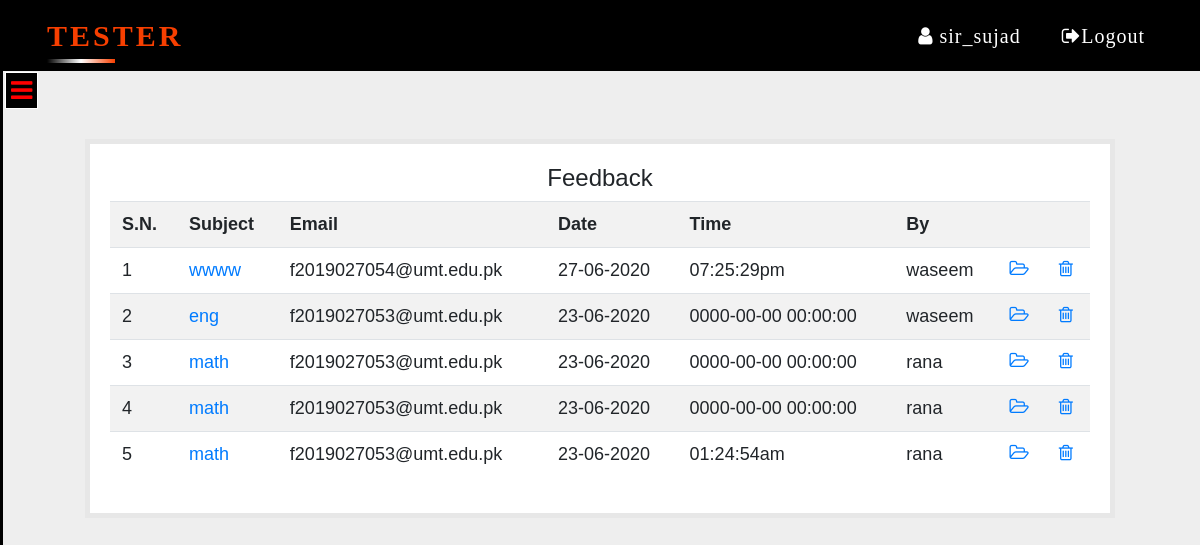
The app's page /dash1.php?q=3 (signed in) with its own data.
### tables this page shows
CREATE TABLE `feedback` (
  `id` text NOT NULL,
  `name` varchar(50) NOT NULL,
  `email` varchar(50) NOT NULL,
  `subject` varchar(500) NOT NULL,
  `feedback` varchar(500) NOT NULL,
  `date` date NOT NULL,
  `time` varchar(225) NOT NULL
);

### dash1.php (the view, shortened to what this page needs)
 <?php include 'link.php'?>
 <?php
 include_once 'dbConnection.php';
?>
<!DOCTYPE html>
<html>
<head>
	 <link rel="stylesheet" type="text/css" href="css/style.css">>
</head>
<body>
     <nav class="navbar navbar-expand-lg navbar-light bg-light fixed-top"  style="background-color: black !important">
        <div class="container">
        <div class="line">
  <a class="navbar-brand" href="#">
     <span></span>
    <span></span>  TESTER</a></div>
  <div class="collapse navbar-collapse" id="navbarSupportedContent">
    <ul class="navbar-nav ml-lg-auto">
      <li class="nav-item active">
        <a class="nav-link" href="#"><i class="fa fa-user" aria-hidden="true"></i>&nbsp;<span style="margin-right: 15px"><?php echo $_SESSION['name'];  ?> </span> </a>
      </li>
      <li class="nav-item">
        <a class="nav-link" href="logout.php?q=home.php">&nbsp;<i class="fa fa-sign-out" aria-hidden="true"></i>Logout</a>
      </li>
    </ul>
  </div></div>
</nav>
  <div id="first">
	<div class="sideopen fixed"  >
		<a href="#" onclick="openSlideMenu();" ><i class="fa fa-bars" aria-hidden="true"></i></a>
	 </div>
	<div class="nav sidenave" id="close">
		<a href="#" onclick="closeSlideMenu();"><i class="fa fa-times" aria-hidden="true"></i></a>
		<ul class="homicon"><br>
		</ul>
	 </div></div>
   <div class="container">
<div class="row">
<div class="col-md-12">
<?php
        if(@$_GET['q']==3) {
            $result = mysqli_query($con,"SELECT * FROM `feedback` ORDER BY `feedback`.`date` DESC") or die('Error');
               echo  '<div class="homepanel">
                <h4 style="text-align:center">Feedback</h4>
                        <div class="table-responsive">
                          <table class="table table-striped title1">
                            <tr>
                               <td><b>S.N.</b></td>
                               <td><b>Subject</b></td>
                               <td><b>Email</b></td>
                               <td><b>Date</b></td>
                               <td><b>Time</b></td>
                               <td><b>By</b></td>
                               <td></td><td></td>
                            </tr>';
        $c=1;
        while($row = mysqli_fetch_array($result)) {
        	$date = $row['date'];
        	$date= date("d-m-Y",strtotime($date));
        	$time = $row['time'];
        	$subject = $row['subject'];
        	$name = $row['name'];
        	$email = $row['email'];
        	$id = $row['id'];
        	 echo '<tr>
                   <td>'.$c++.'</td>
        	         <td><a title="Click to open feedback" href="dash1.php?q=3&fid='.$id.'">'.$subject.'</a>
                   </td>
                   <td>'.$email.'</td>
                   <td>'.$date.'</td>
                   <td>'.$time.'</td>
                   <td>'.$name.'</td>
        	         <td><a title="Open Feedback" href="dash1.php?q=3&fid='.$id.'"><b><i class="fa fa-folder-open-o" aria-hidden="true"></i></b></a></td>';
        	  echo '<td><a title="Delete Feedback" href="update.php?fdid='.$id.'        " onclick=" return checkdlt()"><b>
                   <i class="fa fa-trash-o" aria-hidden="true"></i></b></a>
                  </td>
        	     </tr>';
}
echo '</table></div></div>';
}
?>
</div></div></div>
</body>
</html>

### css/style.css (style rules this page uses)
body { padding:0; box-sizing: border-box; background:#eee; }
.navbar { z-index:9; }
.navbar-light .navbar-nav .nav-link { color: rgba(255,255,255,1) !important; margin-left: 2px; margin-right:2px; font-size: 20px; font-weight: 500; font-family:'typo'; position: relative; letter-spacing: 1px; }
.navbar-brand, .navbar-brand:hover, .navbar-brand:focus, .navbar-brand:visited { color: #F73F00 !important; font-size: 30px !important; font-weight:bold !important; margin-left: 2px; font-family:'typo'; text-transform: uppercase; }
.line a { position: relative;letter-spacing: 3px; overflow: hidden; }
.line a span { position: absolute; }
.line a span:nth-child(1) { bottom: 0%; left: 0%; height: 4px; width: 50%; background:linear-gradient(90deg,transparent,white, #F73F00 ); animation:animat1 2s linear infinite; }
.sidenave { height: 100%; width: 0px; position: fixed; top:71px; left: 0px; padding-top:25px; background-color: #2d3235; overflow: hidden; z-index: 1; transition: all .3s linear; border-right: 3px solid black; }
.sideopen i { font-size: 25px; position: fixed; color: red; top:72px; border:1px solid #fff; background: #000; padding: 5px; left: 5px; z-index:1 ; }
#first { transition: all.2s linear; z-index: 9; margin-top: 75px !important; }
.sidenave ul { list-style: none; margin-top: 40px; margin-left: -20px }
.homepanel { border: 5px solid #E7E7E7; margin:40px; padding:20px; background-color: #FFf; font: 15px "Century Gothic", "Times Roman", sans-serif; }
.title1 { font: "Century Gothic", "Times Roman", sans-serif; font-weight: 500; font-size: 18px !important; }

### records on screen
feedback: subject "wwww", email "f2019027054@umt.edu.pk", date "27-06-2020", time "07:25:29pm", name "waseem"
feedback: subject "eng", email "f2019027053@umt.edu.pk", date "23-06-2020", time "0000-00-00 00:00:00", name "waseem"
feedback: subject "math", email "f2019027053@umt.edu.pk", date "23-06-2020", time "0000-00-00 00:00:00", name "rana"
feedback: subject "math", email "f2019027053@umt.edu.pk", date "23-06-2020", time "0000-00-00 00:00:00", name "rana"
feedback: subject "math", email "f2019027053@umt.edu.pk", date "23-06-2020", time "01:24:54am", name "rana"

### other values on screen
$_SESSION['name'] "sir_sujad"
